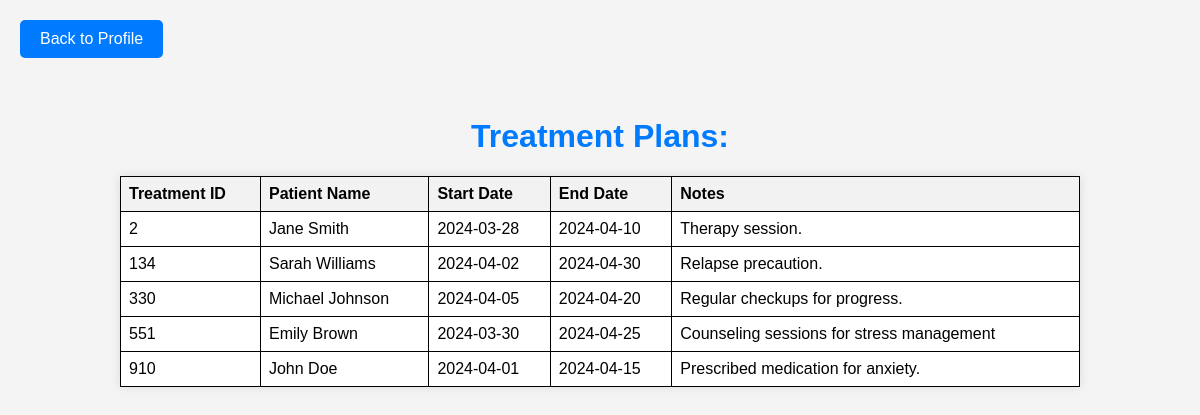
The app's page /viewTreatmentPlan.php with its own data.
### tables this page shows
CREATE TABLE Treatment (
    id INT AUTO_INCREMENT PRIMARY KEY,
    patient_id INT,
    start_date DATE NOT NULL,
    end_date DATE NOT NULL,
    notes TEXT,
    FOREIGN KEY (patient_id) REFERENCES Patient(id)
);

CREATE TABLE Patient (
    id INT AUTO_INCREMENT PRIMARY KEY,
    doctor_id INT,
    username VARCHAR(255) NOT NULL,
    password VARCHAR(255) NOT NULL,
    email VARCHAR(255) NOT NULL,
    address VARCHAR(255) NOT NULL,
    dob DATE,
    gender ENUM('Male', 'Female', 'Other'),
    name VARCHAR(255) NOT NULL,
    phone CHAR(10), 
    FOREIGN KEY (doctor_id) REFERENCES Doctor(id)
);

### viewTreatmentPlan.php (the view, shortened to what this page needs)
<!DOCTYPE html>
<html>
<head>
</head>
<body>
<a href="doctor_welcome.php" class="button">Back to Profile</a>
    <h1>Treatment Plans:</h1>
    <table>
        <tr>
            <th>Treatment ID</th>
            <th>Patient Name</th>
            <th>Start Date</th>
            <th>End Date</th>
            <th>Notes</th>
        </tr>
        <?php
        require_once('mysqli_connect.php');
        $query = "SELECT t.id AS treatment_id, p.name AS patient_name, t.start_date, t.end_date, t.notes FROM Treatment t JOIN Patient p ON t.patient_id = p.id";
        $response = @mysqli_query($dbc, $query);
        if ($response) {
            while ($row = mysqli_fetch_array($response)) {
                echo '<tr>';
                echo '<td>' . $row['treatment_id'] . '</td>';
                echo '<td>' . $row['patient_name'] . '</td>';
                echo '<td>' . $row['start_date'] . '</td>';
                echo '<td>' . $row['end_date'] . '</td>';
                echo '<td>' . $row['notes'] . '</td>';
                echo '</tr>';
            }
        } else {
            echo "Error: " . mysqli_error($dbc);
        }
        ?>
    </table>
</body>
</html>

### viewTreatmentPlan.php (style rules this page uses)
body { font-family: Arial, sans-serif; background-color: #f4f4f4; margin: 0; padding: 0; }
h1 { text-align: center; color: #007bff; margin-top: 40px; }
table { width: 80%; margin: 20px auto; border-collapse: collapse; background-color: #fff; box-shadow: 0 0 10px rgba(0, 0, 0, 0.1); z-index: 1; position: relative; }
table th, table td { border: 1px solid black; padding: 8px; text-align: left; }
table th { background-color: #f2f2f2; }
.button { background-color: #007bff; color: #fff; border: none; padding: 10px 20px; border-radius: 5px; text-decoration: none; display: inline-block; margin-bottom: 20px; margin-top: 20px; margin-left: 20px; cursor: pointer; }

### records on screen
treatment: id "2", patient.name "Jane Smith", start_date "2024-03-28", end_date "2024-04-10", notes "Therapy session."
treatment: id "134", patient.name "Sarah Williams", start_date "2024-04-02", end_date "2024-04-30", notes "Relapse precaution."
treatment: id "330", patient.name "Michael Johnson", start_date "2024-04-05", end_date "2024-04-20", notes "Regular checkups for progress."
treatment: id "551", patient.name "Emily Brown", start_date "2024-03-30", end_date "2024-04-25", notes "Counseling sessions for stress management"
treatment: id "910", patient.name "John Doe", start_date "2024-04-01", end_date "2024-04-15", notes "Prescribed medication for anxiety."
